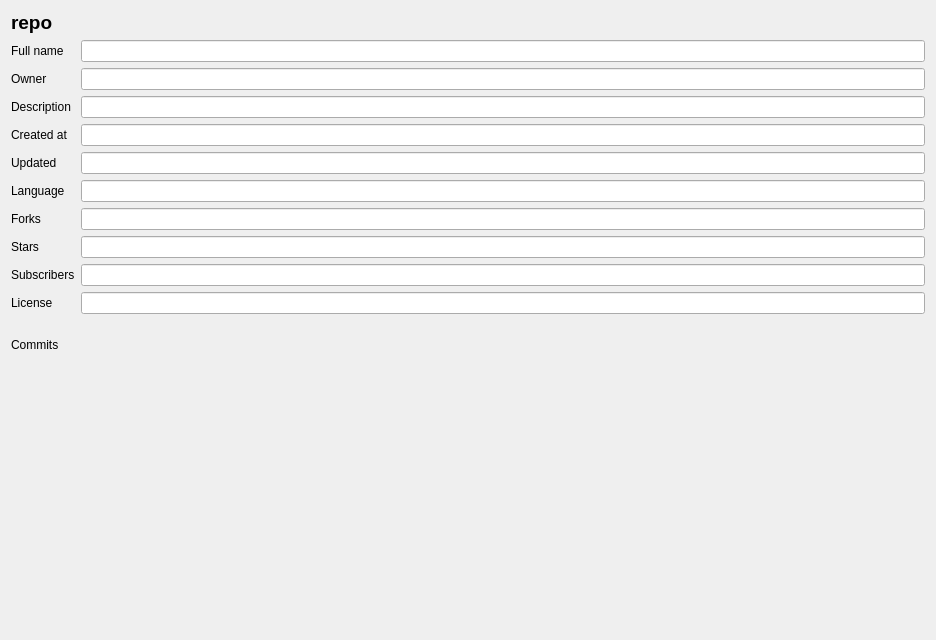
<?xml version="1.0" encoding="UTF-8"?>
<ui version="4.0">
    <class>localRepository</class>
    <widget class="QWidget" name="localRepository">
        <property name="geometry">
            <rect>
                <x>0</x>
                <y>0</y>
                <width>936</width>
                <height>640</height>
            </rect>
        </property>
        <property name="windowTitle">
            <string>Form</string>
        </property>
        <layout class="QVBoxLayout" name="verticalLayout">
            <item>
                <widget class="QLabel" name="repoLabel">
                    <property name="sizePolicy">
                        <sizepolicy hsizetype="Fixed" vsizetype="Fixed">
                            <horstretch>0</horstretch>
                            <verstretch>0</verstretch>
                        </sizepolicy>
                    </property>
                    <property name="font">
                        <font>
                            <pointsize>14</pointsize>
                            <bold>true</bold>
                        </font>
                    </property>
                    <property name="text">
                        <string>repo</string>
                    </property>
                </widget>
            </item>
            <item>
                <layout class="QFormLayout" name="formLayout">
                    <item row="0" column="0">
                        <widget class="QLabel" name="fullNameLabel">
                            <property name="text">
                                <string>Full name</string>
                            </property>
                        </widget>
                    </item>
                    <item row="0" column="1">
                        <widget class="QLineEdit" name="fullNameLineEdit">
                            <property name="readOnly">
                                <bool>true</bool>
                            </property>
                        </widget>
                    </item>
                    <item row="1" column="0">
                        <widget class="QLabel" name="ownerLabel">
                            <property name="text">
                                <string>Owner</string>
                            </property>
                        </widget>
                    </item>
                    <item row="1" column="1">
                        <widget class="QLineEdit" name="ownerLineEdit">
                            <property name="readOnly">
                                <bool>true</bool>
                            </property>
                        </widget>
                    </item>
                    <item row="2" column="0">
                        <widget class="QLabel" name="descriptionLabel">
                            <property name="text">
                                <string>Description</string>
                            </property>
                        </widget>
                    </item>
                    <item row="2" column="1">
                        <widget class="QLineEdit" name="descriptionLineEdit">
                            <property name="readOnly">
                                <bool>true</bool>
                            </property>
                        </widget>
                    </item>
                    <item row="3" column="0">
                        <widget class="QLabel" name="createdAtLabel">
                            <property name="text">
                                <string>Created at</string>
                            </property>
                        </widget>
                    </item>
                    <item row="3" column="1">
                        <widget class="QLineEdit" name="createdAtLineEdit">
                            <property name="readOnly">
                                <bool>true</bool>
                            </property>
                        </widget>
                    </item>
                    <item row="4" column="0">
                        <widget class="QLabel" name="updatedLabel">
                            <property name="text">
                                <string>Updated</string>
                            </property>
                        </widget>
                    </item>
                    <item row="4" column="1">
                        <widget class="QLineEdit" name="updatedLineEdit">
                            <property name="readOnly">
                                <bool>true</bool>
                            </property>
                        </widget>
                    </item>
                    <item row="5" column="0">
                        <widget class="QLabel" name="languageLabel">
                            <property name="text">
                                <string>Language</string>
                            </property>
                        </widget>
                    </item>
                    <item row="5" column="1">
                        <widget class="QLineEdit" name="languageLineEdit">
                            <property name="readOnly">
                                <bool>true</bool>
                            </property>
                        </widget>
                    </item>
                    <item row="6" column="0">
                        <widget class="QLabel" name="forksLabel">
                            <property name="text">
                                <string>Forks</string>
                            </property>
                        </widget>
                    </item>
                    <item row="6" column="1">
                        <widget class="QLineEdit" name="forksLineEdit">
                            <property name="readOnly">
                                <bool>true</bool>
                            </property>
                        </widget>
                    </item>
                    <item row="7" column="0">
                        <widget class="QLabel" name="starsLabel">
                            <property name="text">
                                <string>Stars</string>
                            </property>
                        </widget>
                    </item>
                    <item row="7" column="1">
                        <widget class="QLineEdit" name="starsLineEdit">
                            <property name="readOnly">
                                <bool>true</bool>
                            </property>
                        </widget>
                    </item>
                    <item row="8" column="0">
                        <widget class="QLabel" name="subscribersLabel">
                            <property name="text">
                                <string>Subscribers</string>
                            </property>
                        </widget>
                    </item>
                    <item row="8" column="1">
                        <widget class="QLineEdit" name="subscribersLineEdit">
                            <property name="readOnly">
                                <bool>true</bool>
                            </property>
                        </widget>
                    </item>
                    <item row="9" column="0">
                        <widget class="QLabel" name="licenseLabel">
                            <property name="text">
                                <string>License</string>
                            </property>
                        </widget>
                    </item>
                    <item row="9" column="1">
                        <widget class="QLineEdit" name="licenseLineEdit">
                            <property name="readOnly">
                                <bool>true</bool>
                            </property>
                        </widget>
                    </item>
                </layout>
            </item>
            <item>
                <layout class="QVBoxLayout" name="verticalLayout_2">
                    <item>
                        <widget class="QLabel" name="label">
                            <property name="sizePolicy">
                                <sizepolicy hsizetype="Fixed" vsizetype="Fixed">
                                    <horstretch>0</horstretch>
                                    <verstretch>0</verstretch>
                                </sizepolicy>
                            </property>
                            <property name="text">
                                <string>Commits</string>
                            </property>
                        </widget>
                    </item>
                    <item>
                        <widget class="QLabel" name="commitsImageLabel">
                            <property name="sizePolicy">
                                <sizepolicy hsizetype="Preferred" vsizetype="Preferred">
                                    <horstretch>0</horstretch>
                                    <verstretch>0</verstretch>
                                </sizepolicy>
                            </property>
                            <property name="text">
                                <string/>
                            </property>
                        </widget>
                    </item>
                </layout>
            </item>
        </layout>
    </widget>
    <resources/>
    <connections/>
</ui>
